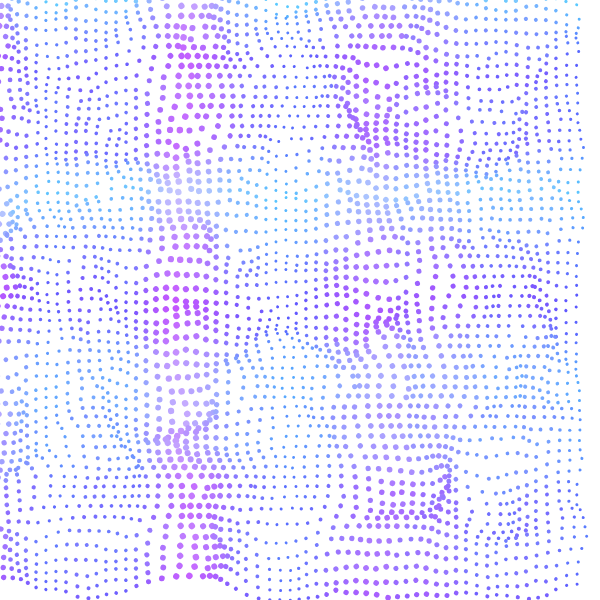
Frame 1 (no input)
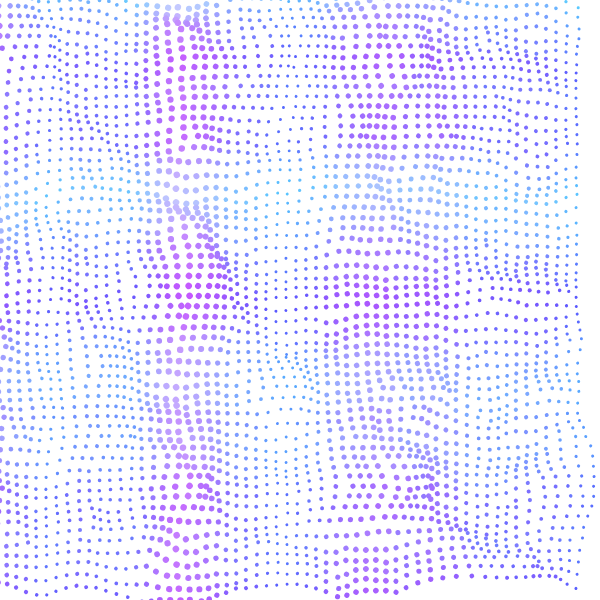
Frame 60 (no input)
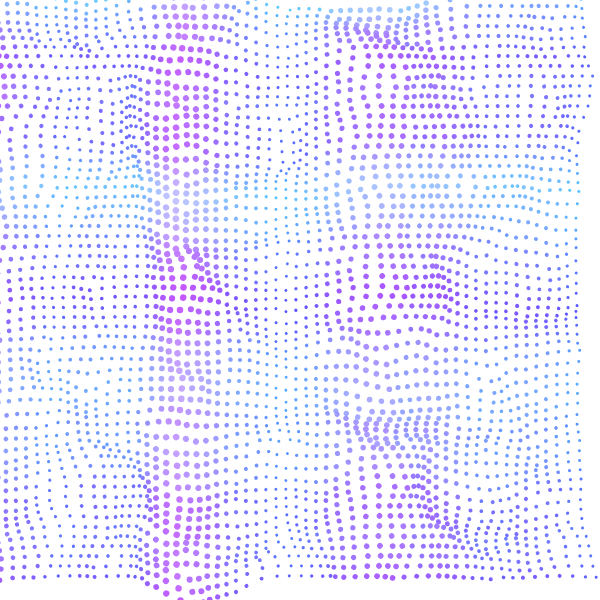
Frame 120 (the mouse pressed at the canvas centre since frame 60)

The p5.js sketch that drew these frames (run headless with seeded random() and noise() and a simulated clock; from frame 60 on, the mouse is pressed at the canvas centre):

// p5.js sketch
// ── sketch.js
var inc = 0.1;
var scl = 10;
var cols , rows;

var zoff = 0;

function setup() {
  // put setup code here
  createCanvas(600,600);
  cols = floor (width / scl);
  rows = floor (height / scl);
}

function draw() {

  background(255);
  var yoff = 0;
  for(var y = 0; y < rows ; y ++ ){
    var xoff = 0;
    for(var x = 0 ; x < cols; x ++){
      var index = (x + y * width) * 4;
      var angle = noise(xoff,yoff,zoff) * TWO_PI;
      var v = p5.Vector.fromAngle(angle);

      xoff += inc;
      noStroke();
      var r = noise(xoff) * width/2 ;
      var g = noise(yoff) * height/2;
      var diameter = noise(xoff) * 10;

      push();
      translate(x * scl,y *scl);
      rotate(v.heading());
      fill(r, g, 255);
      rectMode(CENTER);
      ellipse(10,10,diameter,diameter);
      pop();
    }
    yoff += inc;
    zoff += 0.001;

  }
}
